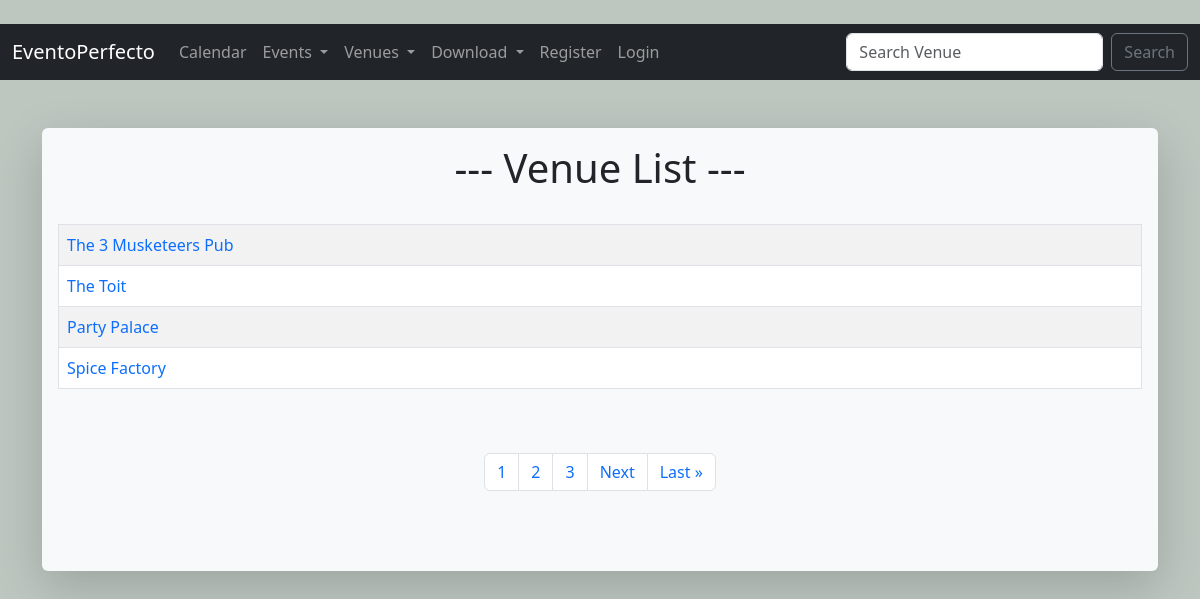
The app's page /event_app/list_venues/ with its own data.
### events/models.py (models this page shows)
class Venue(models.Model):
    name = models.CharField('Venue Name', max_length=120)
    address = models.CharField(max_length=300)
    zip_code = models.CharField('Zip Code', max_length=15)
    phone = models.CharField('Phone Number', max_length=25)
    web = models.URLField('Website Address')
    email = models.EmailField('Email')
    owner = models.IntegerField('Venue Owner', blank=False, default=1)
    image = models.ImageField(null=True, blank=True, upload_to="images/")
    def __str__(self):
        return self.name

### events/views.py (the view)
# urls.py: path('list_venues/', views.all_venues, name='list-venues'),
def all_venues(request):# Display all Venues list
    p=Paginator(Venue.objects.all(), 4) # Set up pagination: Paginator(call_to_db, per_page)
    page = request.GET.get('page')
    venues = p.get_page(page)
    nums = "a" * venues.paginator.num_pages
    return render(request, "venues.html", {'venues': venues, 'nums':nums})

### events/templates/venues.html (shortened to what this page needs)
{% extends 'base.html'%}
{% block content%}
    <h1 align="center"> --- Venue List ---</h1>
    <br/>
        <table class="table table-hover table-striped table-bordered">
            {% for venue in venues %}
            <tr>
                <td>
                    <a href = "{% url 'show-venue' venue.id %}" style="text-decoration:None ">{{venue}} </a>
                </td>
            </tr>
            {% endfor%}
        </table>
        <br/><br/>
        <nav aria-label="Page navigation example">
            <ul class="pagination justify-content-center">
                {% for i in nums %}
                <li class="page-item"><a class="page-link"  href="?page={{forloop.counter}}" class="noline">
                    {{forloop.counter}} </a></li>
                {% endfor %}
                {% if venues.has_next %}
                <li class="page-item"><a class="page-link"  href="?page={{venues.next_page_number}}" class="noline">
                    Next</a></li>
                <li class="page-item"><a class="page-link" href="?page={{venues.paginator.num_pages}}" class="noline">
                    Last &raquo;</a></li>
                {% endif %}
            </ul>
        </nav>
    <br/>
{% endblock content%}

### records on screen
Venue: name "The 3 Musketeers Pub"
Venue: name "The Toit"
Venue: name "Party Palace"
Venue: name "Spice Factory"
